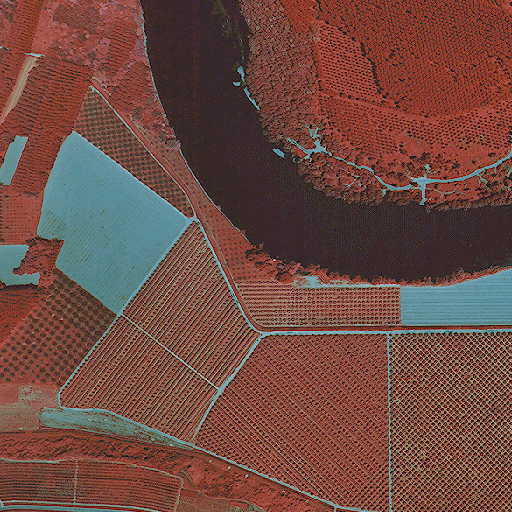
%> input picture champs.bmp, 512 x 512 px, given in place of Stripes.png, which was not available
$ octave Q11.m   (GNU Octave 9; MATLAB toolbox functions it lacks are replaced by stand-ins)
%> lines starting %> are read from the running program, lines starting %| are printed output that depends on the picture; pictures that were not available may be replaced by others from this repository, and a replacement may not be noted
%% load the images
image_stripes = imread("Stripes.png");
%> image_stripes is the input picture: size 512x512x3 uint8; mean R, G, B 112, 74.9, 66.7
image_real = imread("toulouse.bmp");
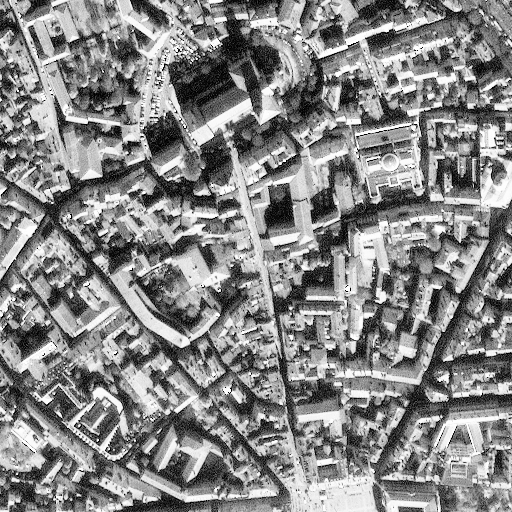
%> input picture toulouse.bmp, 512 x 512 px
%> image_real is the input picture: size 512x512 uint8; min 0, max 255, mean 134.1

%% apply blur filtering
h_blur = fspecial('average');
image_stripes_blurred = imfilter(image_stripes, h_blur);
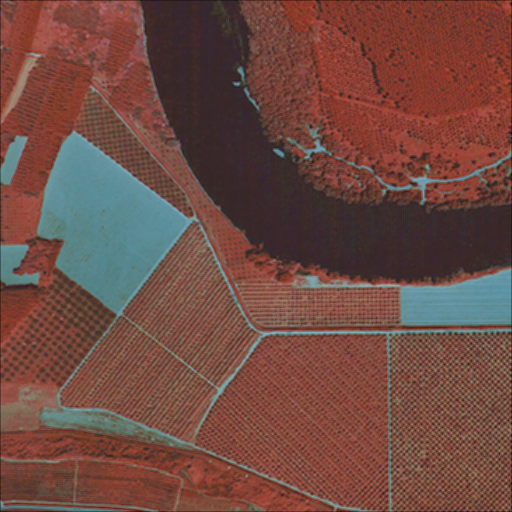
%> image_stripes_blurred: size 512x512x3 uint8; mean R, G, B 111.7, 74.7, 66.5
image_real_blurred = imfilter(image_real, h_blur);
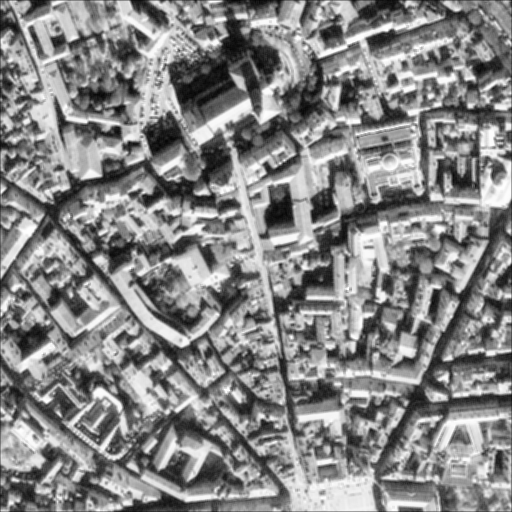
%> image_real_blurred: size 512x512 uint8; min 4, max 254, mean 133.8


%% apply Edge filtering
h_edges = fspecial('Laplacian', 0);
image_stripes_edges = imfilter(image_stripes, h_edges);
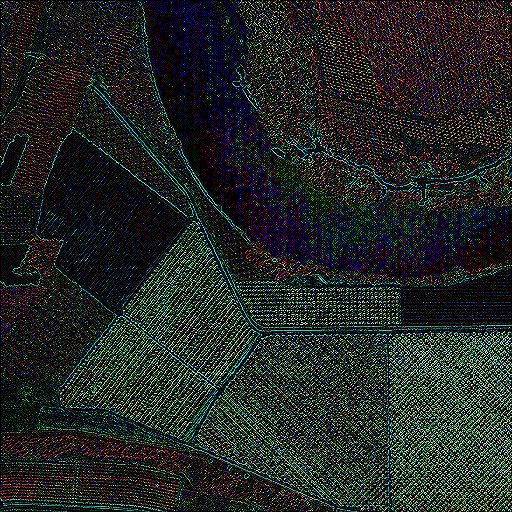
%> image_stripes_edges: size 512x512x3 uint8; mean R, G, B 32.3, 39, 36.3
image_real_edges = imfilter(image_real, h_edges);
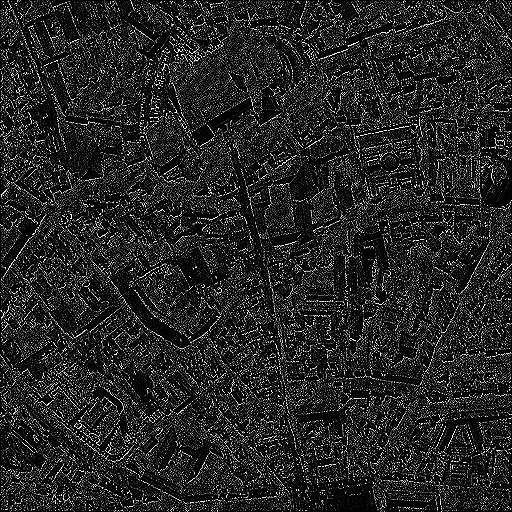
%> image_real_edges: size 512x512 uint8; min 0, max 255, mean 35.5

%% display the images
figure(1);
imshow(image_stripes);
figure(2);
imshow(image_real);
figure(3);
imshow(image_stripes_blurred);
figure(4);
imshow(image_real_blurred);
figure(5);
imshow(image_stripes_edges);
figure(6);
imshow(image_real_edges);

%% apply both filters on the real image
h_1 = fspecial('average', 2);
image_intermediate = imfilter(image_real, h_1);
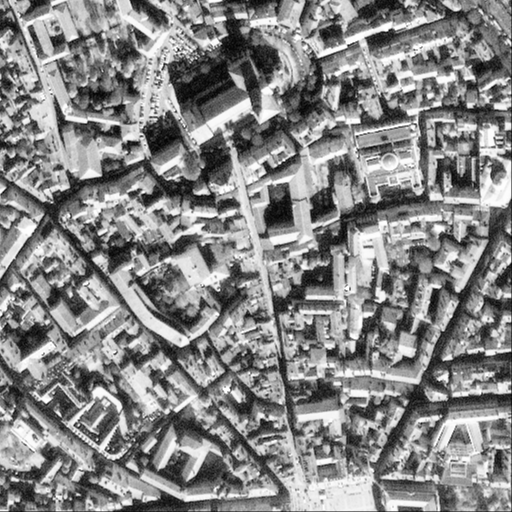
%> image_intermediate: size 512x512 uint8; min 3, max 255, mean 134
h_2 = fspecial('Laplacian', 0);
image_q11 = imfilter(image_intermediate, h_2);
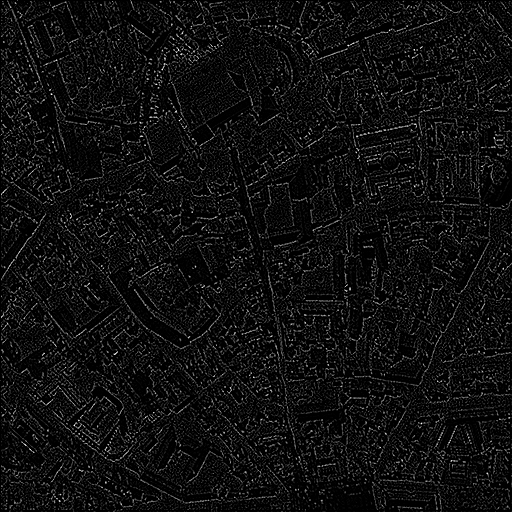
%> image_q11: size 512x512 uint8; min 0, max 255, mean 15.5

figure(7);
imshow(image_q11);
